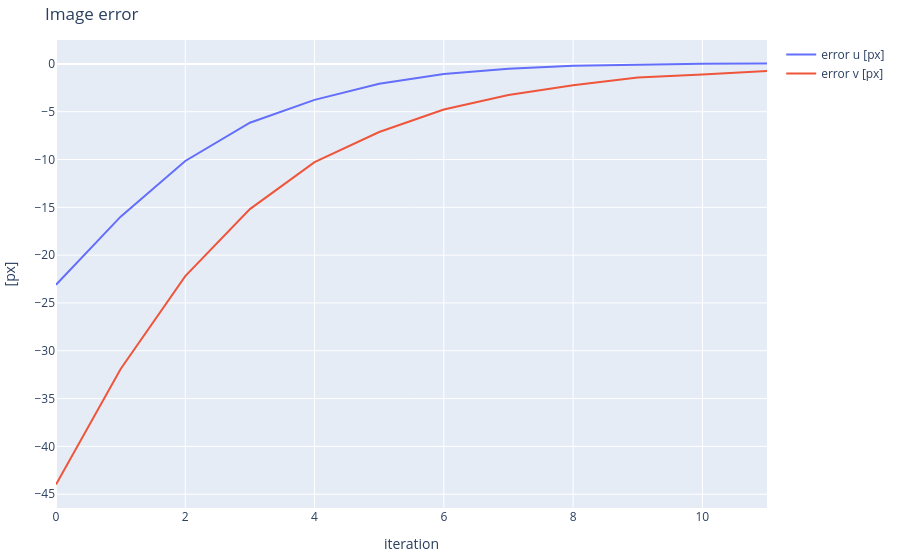

Notebook code for this chart:
### Markdown cell above
## 6. Visual servoing to the blue dot

To remove the error we invert the Jacobian: the change of swing and pitch that would cancel the error is $-J^{-1} e$. We use a gain $\lambda$  at each iteration (a proportional controller, now in the image), and repeat with a new picture:

$$\begin{bmatrix} \psi \\ \varphi \end{bmatrix} \leftarrow \begin{bmatrix} \psi \\ \varphi \end{bmatrix} - \lambda\, J^{-1} e$$

> **T3.** Write the visual servoing loop: at each iteration take a picture, find the blue dot, compute the error, update swing and pitch, and command the robot with `rcm_joints`. Stop when the error is below 1 pixel. Record the error and the force on the port.

### Code cell
move_to(0.0, 0.0, 0.0, steps=240)
gain = 0.3                 # fraction of the correction applied per iteration [-]
steps_per_iteration = 24   # time steps between pictures (0.1 s)
max_iterations = 60
tolerance = 1.0            # [px]

swing = 0.0
pitch = 0.0
insertion = 0.0
target = kh.desired_dot_pixel(robot, "blue", insertion)

iteration_log, error_u_log, error_v_log, force_log = [], [], [], []

for iteration in range(max_iterations):
    #TODO: Get blue dot position
    pixel = dot_pixel(robot, "blue")
    
    #TODO Compute error in image
    image_error = pixel - target


    iteration_log.append(iteration)
    error_u_log.append(image_error[0])
    error_v_log.append(image_error[1])
    force_log.append(np.linalg.norm(kh.port_force(robot, port)))

    #If error is small, stop
    if np.linalg.norm(image_error) < tolerance:
        break

    # TODO: Use correction=np.linalg.solve(A,b) to solve A^-1*b
    correction = np.linalg.solve(J,image_error)
    swing = swing - gain * correction[0]
    pitch = pitch - gain * correction[1]

    move_to(swing, pitch, insertion, steps_per_iteration)

print(f"Stopped after {iteration} iterations: swing = {swing:.3f} rad, pitch = {pitch:.3f} rad")
kh.plot_series(iteration_log, {"error u [px]": error_u_log, "error v [px]": error_v_log},
               xlabel="iteration", ylabel="[px]", title="Image error")
kh.plot_series(iteration_log, {"force on the port [N]": force_log},
               xlabel="iteration", ylabel="[N]", title="The trocar during the alignment")

### Figure 1 — Plotly figure (JSON) as saved in the notebook; plotly's stock layout.template omitted (floating-point values rounded to 4 significant figures)
{"data": [{"mode": "lines", "name": "error u [px]", "type": "scatter", "x": [0, 1, 2, 3, 4, 5, 6, 7, 8, 9, 10, 11], "y": [-23.1, -15.98, -10.15, -6.149, -3.759, -2.067, -1.054, -0.5, -0.1818, -0.05681, 0.01125, 0.05436]}, {"mode": "lines", "name": "error v [px]", "type": "scatter", "x": [0, 1, 2, 3, 4, 5, 6, 7, 8, 9, 10, 11], "y": [-44.0, -31.91, -22.19, -15.19, -10.27, -7.121, -4.761, -3.25, -2.227, -1.42, -1.11, -0.7391]}], "layout": {"margin": {"b": 10, "l": 10, "r": 10, "t": 40}, "title": {"text": "Image error"}, "xaxis": {"title": {"text": "iteration"}}, "yaxis": {"title": {"text": "[px]"}}}}
